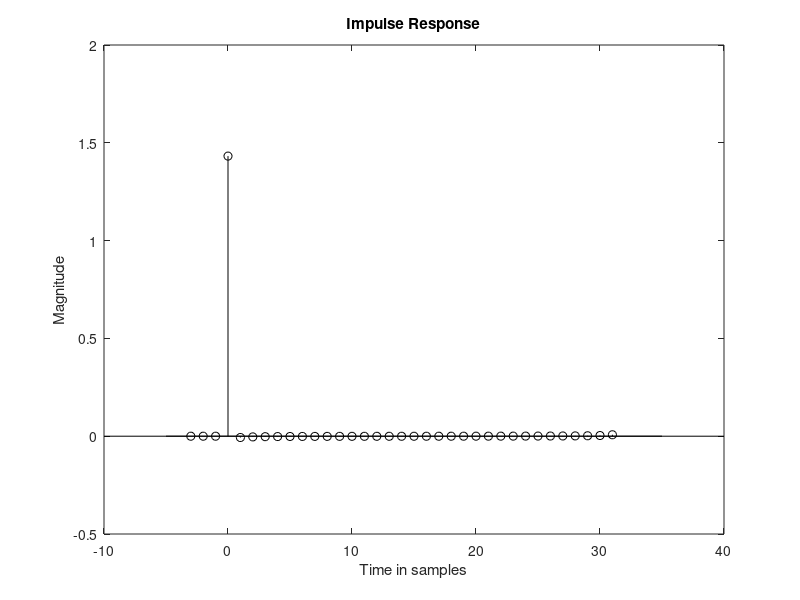
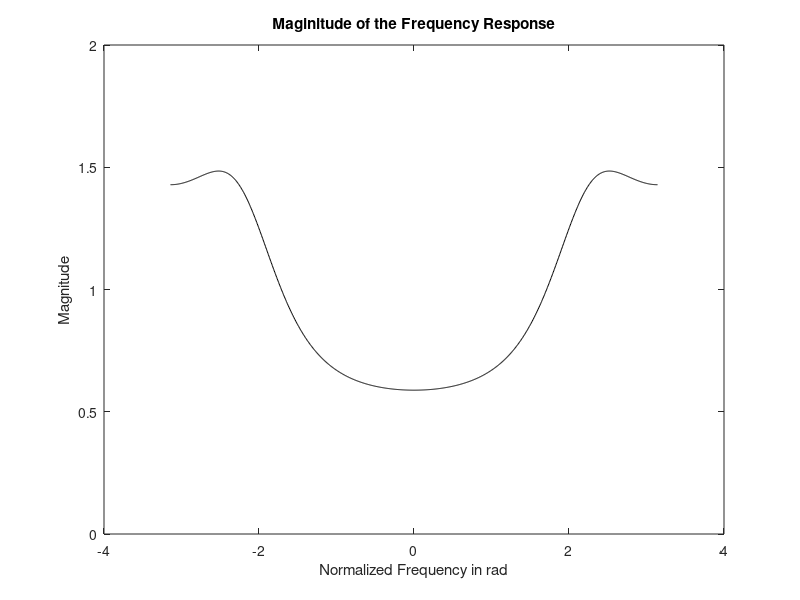

Write MATLAB code to recreate these figures, in order.
clear all; 
close all;
clc;

N = 32;
N2 = N * 2; 

omega = -pi:(2*pi/1000):pi;

Numerator = 1;
Denominator = 1+(0.5)*exp(-j.*omega) + 0.2*exp(-2*j*omega);

H=Numerator./Denominator;
h=ifft(H,32);

clf
stem(-3:N-1, [ 0 0 0 h(1:N) ], 'k')
hold on
plot([ -5 35], [0 0], 'k')

xlabel('Time in samples')
ylabel('Magnitude')
title('Impulse Response')

figure
plot(omega, H, 'k')
axis ([ -4 4 0 2] )

xlabel('Normalized Frequency in rad')
ylabel('Magnitude')
title('Maginitude of the Frequency Response')